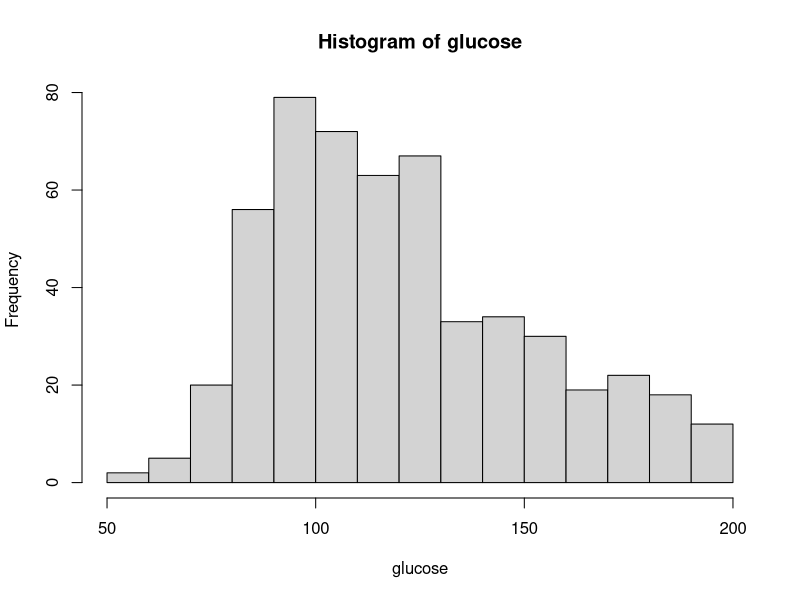
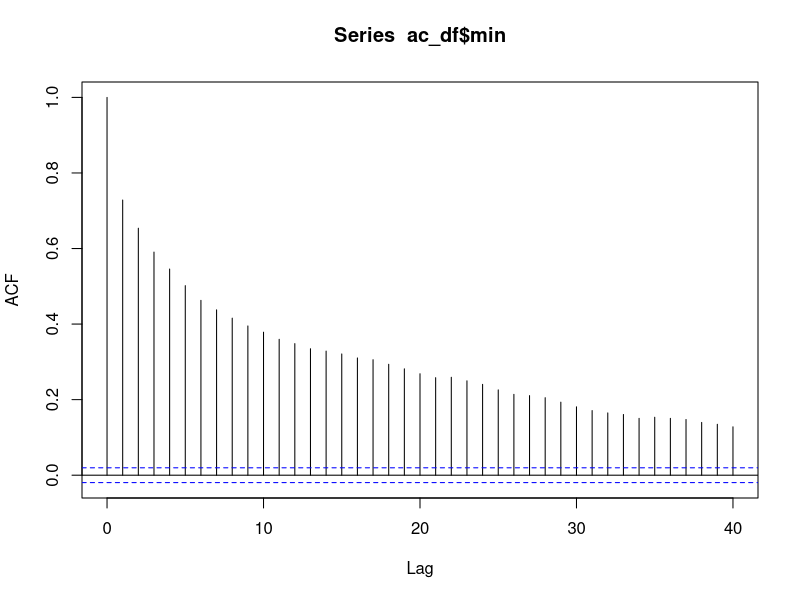
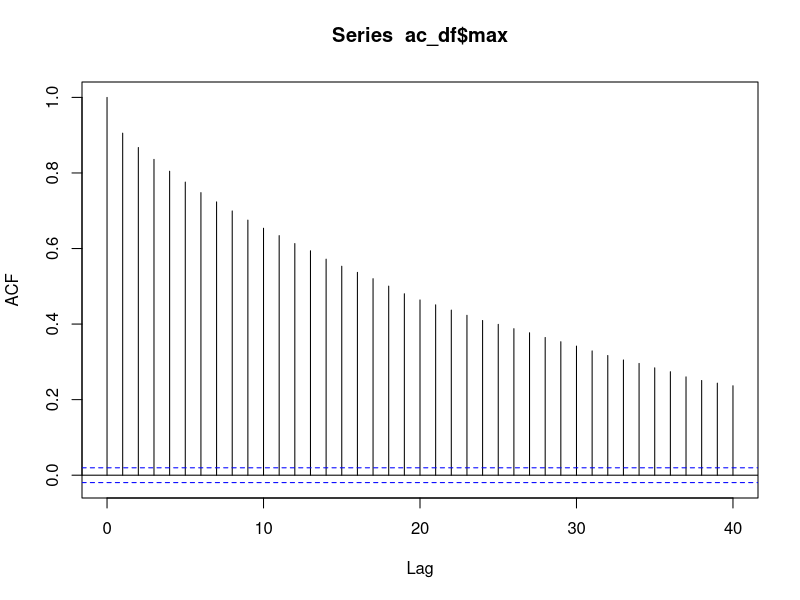
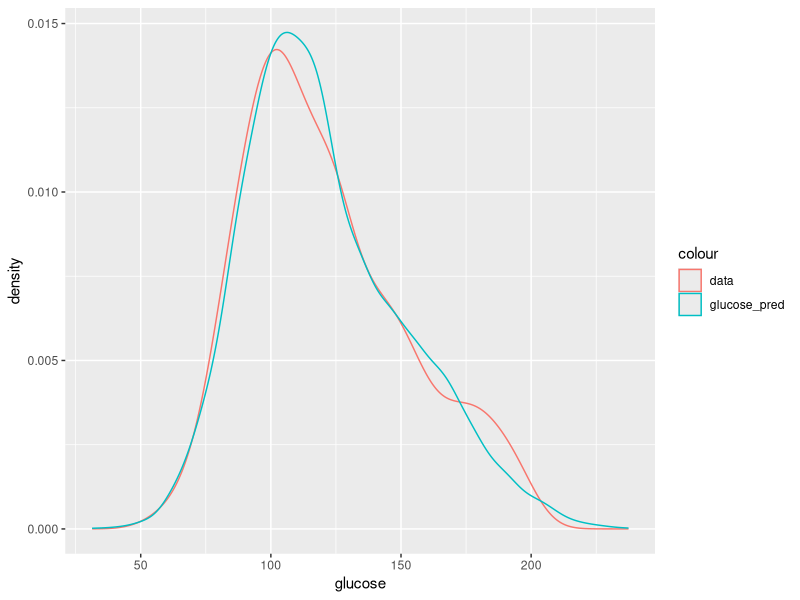
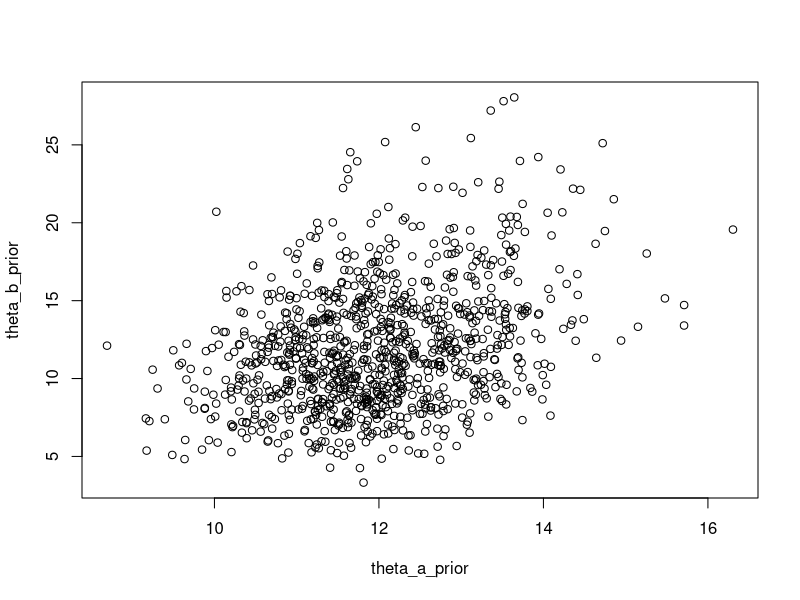
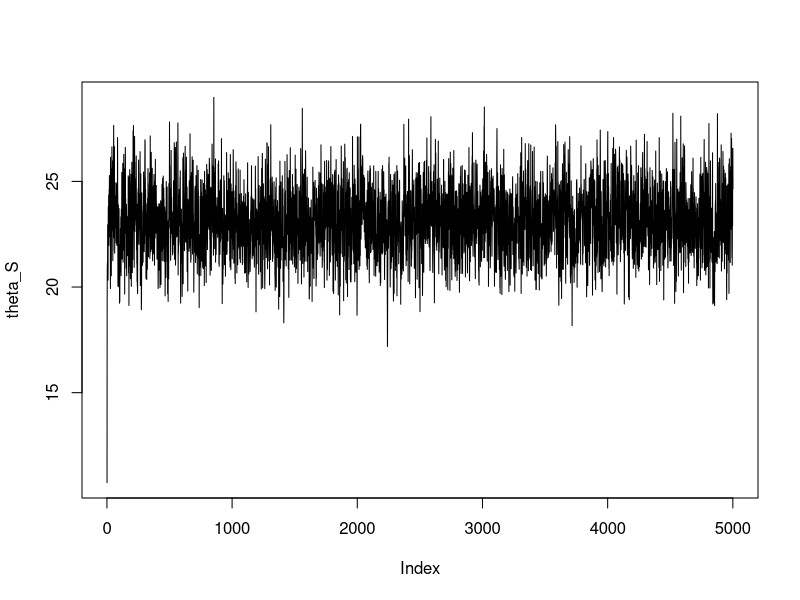
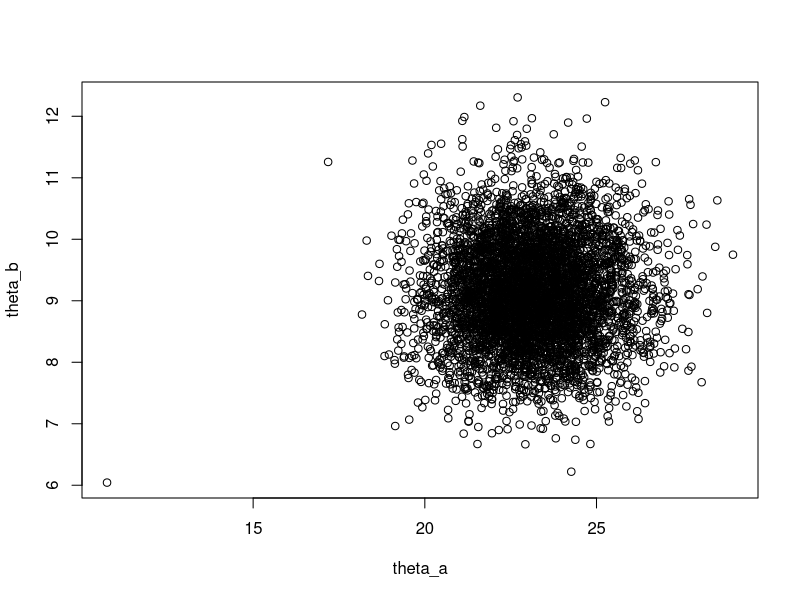
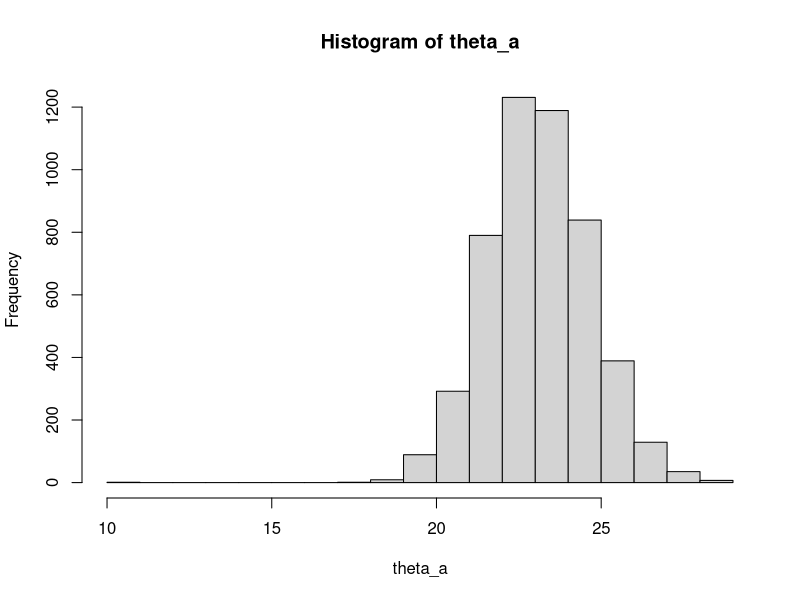

R code for these plots, in order:
## ---- chunk 1
library(tidyverse)
library(coda)
## ---- chunk 2
glucose = read.csv('gluc.csv')
glucose = glucose$X
## ---- chunk 3
hist(glucose)
## ---- chunk 4
a <- 1
b <- 1
mu_0 <- 120
tau_0sq <- 200
sigma_0sq <- 1000
nu_0 <- 10

S <- 10000
thetas <- NULL
theta1 <- mean(glucose)
theta2 <- mean(glucose)

sigma1 <- sd(glucose)
sigma2 <-sd(glucose)

glucose_pred <- NULL
p <- 0.5

for (s in 1:S){
  px1 <- dnorm(glucose, theta1, sigma1)*p
  px2 <- dnorm(glucose, theta2, sigma2)*(1-p)
  
  Xs <- rbinom(length(glucose), 1, px1/(px1+px2))
  
  n1 <- sum(Xs)
  n2 <- length(glucose)-sum(Xs)
  
  glucose1s <- glucose[Xs==1]
  glucose2s <- glucose[Xs==0]
  
  g_avg1 <- mean(glucose1s)
  g_avg2 <- mean(glucose2s)
  
  g_var1 <- var(glucose1s)
  g_var2 <- var(glucose2s)
  
  p <- rbeta(1, a+n1, b+n2)
  
  tau_n1sq <- 1/((1/tau_0sq)+(n1/sigma1^2))
  tau_n2sq <- 1/((1/tau_0sq)+(n2/sigma2^2))
  
  mu_n1 <- ((1/tau_0sq)*mu_0 + (n1/(sigma1^2))*g_avg1)*(tau_n1sq)
  mu_n2 <- ((1/tau_0sq)*mu_0 + (n2/(sigma2^2))*g_avg2)*(tau_n2sq)
  
  theta1 <- rnorm(1, mu_n1, sqrt(tau_n1sq))
  theta2 <- rnorm(1, mu_n2, sqrt(tau_n2sq))
  
  
  
  nu_n1 <- nu_0+n1
  nu_n2 <- nu_0+n2
  
  s_n1sq <- (nu_0*sigma_0sq+(n1-1)*g_var1+n1*(g_avg1-theta1)^2)/nu_n1
  s_n2sq <- (nu_0*sigma_0sq+(n2-1)*g_var2+n2*(g_avg2-theta2)^2)/nu_n2
  
  sigma1 <- sqrt(1/rgamma(1, nu_n1/2, s_n1sq*nu_n1/2))
  sigma2 <- sqrt(1/rgamma(1, nu_n2/2, s_n2sq*nu_n2/2))
  
  
  thetas <- rbind(thetas, c(theta1, theta2))
  x <- rbinom(1, 1, p)
  if(x){
    glucose_pred <- rbind(glucose_pred, rnorm(1, theta1, sigma1))
  }
  else{
    glucose_pred <- rbind(glucose_pred, rnorm(1, theta2, sigma2))
  }
}
## ---- chunk 5
ac_df <- thetas %>%
  as.data.frame() %>%
  mutate(min = ifelse(V1<V2, V1, V2),
         max = ifelse(V1>V2, V1, V2))

acf(ac_df$min)

acf(ac_df$max)
  
## ---- chunk 6
ac_df %>%
  summarise(effectiveSize(min),
            effectiveSize(max))
## ---- chunk 7
glucose <- as.data.frame(glucose)
glucose_pred <- as.data.frame(glucose_pred)
glucose %>%
  ggplot(aes(x=glucose, col="data"))+
  geom_density()+
  geom_density(data=glucose_pred, aes(x= V1, col="glucose_pred"))
## ---- chunk 8
a_theta <- 120
b_theta <- 10
a_rho <- 10
b_rho <- 10

S = 1000
theta_prior <- numeric(S)
theta_a_prior <- numeric(S)
theta_b_prior <- numeric(S)
rho_prior <- numeric(S)

for (s in 1:S) {
  
#simulate theta^(s)
theta_prior[s] = rgamma(1, a_theta, b_theta)

#simulate rho^(s)
rho_prior[s] = rgamma(1, a_rho, b_rho)


theta_a_prior[s] <- theta_prior[s]
theta_b_prior[s] <- theta_prior[s] * rho_prior[s]
  
}

## ---- chunk 9
plot(theta_a_prior, theta_b_prior)
## ---- chunk 10
#initialize
ya <- c(12, 9, 12, 14, 13, 13, 15, 8, 15, 6)
yb <- c(11, 11, 10, 9, 9, 8, 7, 10, 6, 8, 8, 9, 7)

sum_ya <- sum(ya)
sum_yb <- sum(yb)

theta_0 = rgamma(1, a_theta, b_theta)
rho_0 = rgamma(1, a_rho, b_rho)

S = 5000

theta_S <- numeric(S+1)
rho_S <- numeric(S+1)

theta_S[1] = theta_0
rho_S[1] = rho_0

for (s in 1:S) {
  
#simulate theta^(s+1)
theta_S[s+1] = rgamma(1, sum_ya + sum_yb + a_theta, 10 + 13*rho_S[s])

#simulate rho^(s+1)
#theta_list = c(rep(theta_S[s+1], length(school1data)))
rho_S[s+1] = rgamma(1, sum_yb + a_rho, 13*theta_S[s+1]+b_rho)
  
}
## ---- chunk 11
plot(x=theta_S, type = "l")
## ---- chunk 12
theta_a = theta_S
theta_b = theta_S * rho_S
plot(theta_a, theta_b)
## ---- chunk 13
hist(theta_a)
hist(theta_b)
hist(rho_S)
## ---- chunk 14
theta_b_minus_a <- numeric(S+1)
for (s in 1:S){
  
  theta_b_minus_a[s] <- theta_b[s]-theta_a[s]
  
}


theta_b_minus_a_mean <- mean(theta_b-theta_a)
print("MCMC estimate of posterior mean of theta_B - theta_A:")
print(theta_b_minus_a_mean)
print("------------")
print("95% CI:")
print(quantile(theta_b_minus_a, c(.025, .975)))
## ---- chunk 15
a_theta <- 120
b_theta <- 10
a_rho <- 45
b_rho <- 45

S = 1000
theta_prior <- numeric(S)
theta_a_prior <- numeric(S)
theta_b_prior <- numeric(S)
rho_prior <- numeric(S)

for (s in 1:S) {
  
#simulate theta^(s)
theta_prior[s] = rgamma(1, a_theta, b_theta)

#simulate rho^(s)
rho_prior[s] = rgamma(1, a_rho, b_rho)


theta_a_prior[s] <- theta_prior[s]
theta_b_prior[s] <- theta_prior[s] * rho_prior[s]
  
}

## ---- chunk 16
plot(theta_a_prior, theta_b_prior)
## ---- chunk 17
#initialize
ya <- c(12, 9, 12, 14, 13, 13, 15, 8, 15, 6)
yb <- c(11, 11, 10, 9, 9, 8, 7, 10, 6, 8, 8, 9, 7)

sum_ya <- sum(ya)
sum_yb <- sum(yb)

theta_0 = rgamma(1, a_theta, b_theta)
rho_0 = rgamma(1, a_rho, b_rho)

S = 5000

theta_S <- numeric(S+1)
rho_S <- numeric(S+1)

theta_S[1] = theta_0
rho_S[1] = rho_0

for (s in 1:S) {
  
#simulate theta^(s+1)
theta_S[s+1] = rgamma(1, sum_ya + sum_yb + a_theta, 10 + 13*rho_S[s])

#simulate rho^(s+1)
#theta_list = c(rep(theta_S[s+1], length(school1data)))
rho_S[s+1] = rgamma(1, sum_yb + a_rho, 13*theta_S[s]+b_rho)
  
}
## ---- chunk 18
plot(x=theta_S, type = "l")
## ---- chunk 19
theta_a = theta_S
theta_b = theta_S * rho_S
plot(theta_a, theta_b)
## ---- chunk 20
hist(theta_a)
hist(theta_b)
hist(rho_S)
## ---- chunk 21
theta_b_minus_a <- numeric(S+1)
for (s in 1:S){
  
  theta_b_minus_a[s] <- theta_b[s]-theta_a[s]
  
}


theta_b_minus_a_mean <- mean(theta_b-theta_a)
print("MCMC estimate of posterior mean of theta_B - theta_A:")
print(theta_b_minus_a_mean)
print("------------")
print("95% CI:")
print(quantile(theta_b_minus_a, c(.025, .975)))
